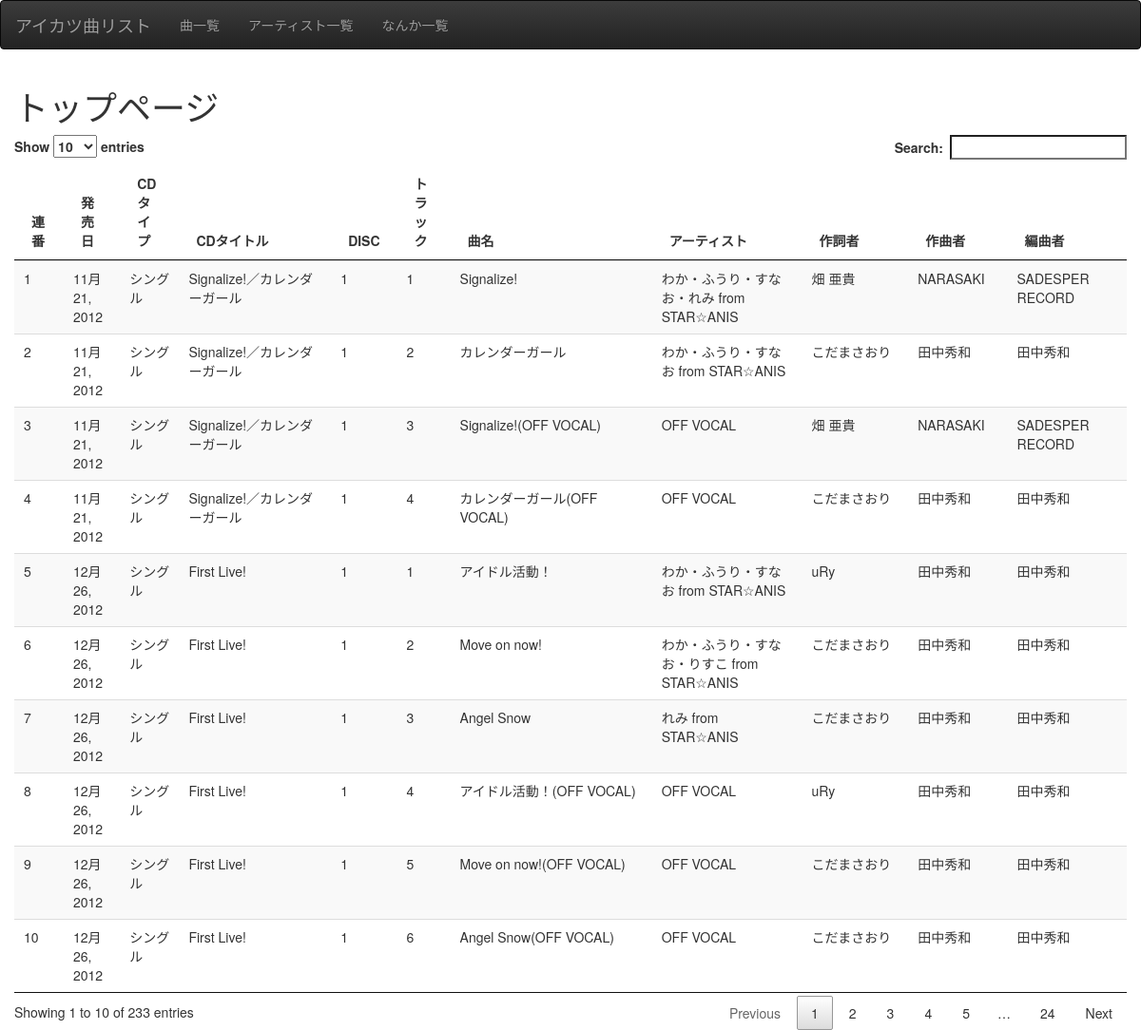
The app's page /sites/music_list/ with its own data.
### sites/models.py (models this page shows, shortened)
class MusicList(models.Model):
    numbering = models.IntegerField()
    published_date = models.DateField()
    type = models.CharField(max_length=32)
    cd_title = models.CharField(max_length=200)
    disk = models.IntegerField()
    track = models.IntegerField()
    music_title = models.CharField(max_length=200)
    artist = models.CharField(max_length=200)
    writer = models.CharField(max_length=100)
    composer = models.CharField(max_length=100)
    arranger = models.CharField(max_length=100)

### sites/views.py (the view)
def music_list(request):
    music_list = MusicList.objects.order_by('-numbering')
    template = loader.get_template('sites/music_list.html')
    context = {
        'music_list': music_list,
    }
    return HttpResponse(template.render(context, request))

### sites/templates/sites/music_list.html (shortened to what this page needs)
{% extends 'sites/base.html' %}
{% block title %}トップページ{% endblock %}
{% block contents %}
<table id="data_table" class="table table-striped">
    <thead>
        <tr>
            <th>連番</th>
            <th>発売日</th>
            <th>CDタイプ</th>
            <th>CDタイトル</th>
            <th>DISC</th>
            <th>トラック</th>
            <th>曲名</th>
            <th>アーティスト</th>
            <th>作詞者</th>
            <th>作曲者</th>
            <th>編曲者</th>
        </tr>
    </thead>
    <tbody>
        {% for music in music_list %}
        <tr>
            <td>{{ music.numbering }}</td>
            <td>{{ music.published_date }}</td>
            <td>{{ music.type }}</td>
            <td>{{ music.cd_title }}</td>
            <td>{{ music.disk }}</td>
            <td>{{ music.track }}</td>
            <td>{{ music.music_title }}</td>
            <td>{{ music.artist }}</td>
            <td>{{ music.writer }}</td>
            <td>{{ music.composer }}</td>
            <td>{{ music.arranger }}</td>
        </tr>
        {% endfor %}
    </tbody>
</table>
{% endblock %}

### sites/templates/sites/base.html (shortened to what this page needs)
<!DOCTYPE html>
{% load static %}
<html>
    <head>
        <link rel="stylesheet" type="text/css" href="{% static 'sites/css/bootstrap.min.css' %}" />
        <link rel="stylesheet" type="text/css" href="{% static 'sites/css/bootstrap-theme.min.css' %}" />
        <link rel="stylesheet" type="text/css" href="{% static 'sites/css/style.css' %}" />
        <link rel="stylesheet" type="text/css" href="{% static 'sites/css/jquery.dataTables.min.css' %}" />
    </head>
    <body>
        {% include 'sites/navbar.html' %}
        <div class="container-fluid">
            <div class="row">
                <div class="col-md-12">
                    <h1>{% block title %}{% endblock %}</h1>
                    {% block contents %}{% endblock %}
                </div>
            </div>
        </div>
    </body>
</html>

### sites/templates/sites/navbar.html (shortened to what this page needs)
<nav class="navbar navbar-inverse">
	<div class="container-fluid">
		<div class="navbar-header">
			<a class="navbar-brand" href="/sites">アイカツ曲リスト</a>
		</div>
		<div class="collapse navbar-collapse" id="navbarEexample">
			<ul class="nav navbar-nav">
				<li><a href="#">曲一覧</a></li>
				<li><a href="#">アーティスト一覧</a></li>
				<li><a href="#">なんか一覧</a></li>
			</ul>
		</div>
	</div>
</nav>

### records on screen
MusicList: numbering "10", published_date "12月 26, 2012", type "シングル", cd_title "First Live!", disk "1", track "6", music_title "Angel Snow(OFF VOCAL)", artist "OFF VOCAL", writer "こだまさおり", composer "田中秀和", arranger "田中秀和"
MusicList: numbering "9", published_date "12月 26, 2012", type "シングル", cd_title "First Live!", disk "1", track "5", music_title "Move on now!(OFF VOCAL)", artist "OFF VOCAL", writer "こだまさおり", composer "田中秀和", arranger "田中秀和"
MusicList: numbering "8", published_date "12月 26, 2012", type "シングル", cd_title "First Live!", disk "1", track "4", music_title "アイドル活動！(OFF VOCAL)", artist "OFF VOCAL", writer "uRy", composer "田中秀和", arranger "田中秀和"
MusicList: numbering "7", published_date "12月 26, 2012", type "シングル", cd_title "First Live!", disk "1", track "3", music_title "Angel Snow", artist "れみ from STAR☆ANIS", writer "こだまさおり", composer "田中秀和", arranger "田中秀和"
MusicList: numbering "6", published_date "12月 26, 2012", type "シングル", cd_title "First Live!", disk "1", track "2", music_title "Move on now!", artist "わか・ふうり・すなお・りすこ from STAR☆ANIS", writer "こだまさおり", composer "田中秀和", arranger "田中秀和"
MusicList: numbering "5", published_date "12月 26, 2012", type "シングル", cd_title "First Live!", disk "1", track "1", music_title "アイドル活動！", artist "わか・ふうり・すなお from STAR☆ANIS", writer "uRy", composer "田中秀和", arranger "田中秀和"
MusicList: numbering "4", published_date "11月 21, 2012", type "シングル", cd_title "Signalize!／カレンダーガール", disk "1", track "4", music_title "カレンダーガール(OFF VOCAL)", artist "OFF VOCAL", writer "こだまさおり", composer "田中秀和", arranger "田中秀和"
MusicList: numbering "3", published_date "11月 21, 2012", type "シングル", cd_title "Signalize!／カレンダーガール", disk "1", track "3", music_title "Signalize!(OFF VOCAL)", artist "OFF VOCAL", writer "畑 亜貴", composer "NARASAKI", arranger "SADESPER RECORD"
MusicList: numbering "2", published_date "11月 21, 2012", type "シングル", cd_title "Signalize!／カレンダーガール", disk "1", track "2", music_title "カレンダーガール", artist "わか・ふうり・すなお from STAR☆ANIS", writer "こだまさおり", composer "田中秀和", arranger "田中秀和"
MusicList: numbering "1", published_date "11月 21, 2012", type "シングル", cd_title "Signalize!／カレンダーガール", disk "1", track "1", music_title "Signalize!", artist "わか・ふうり・すなお・れみ from STAR☆ANIS", writer "畑 亜貴", composer "NARASAKI", arranger "SADESPER RECORD"
